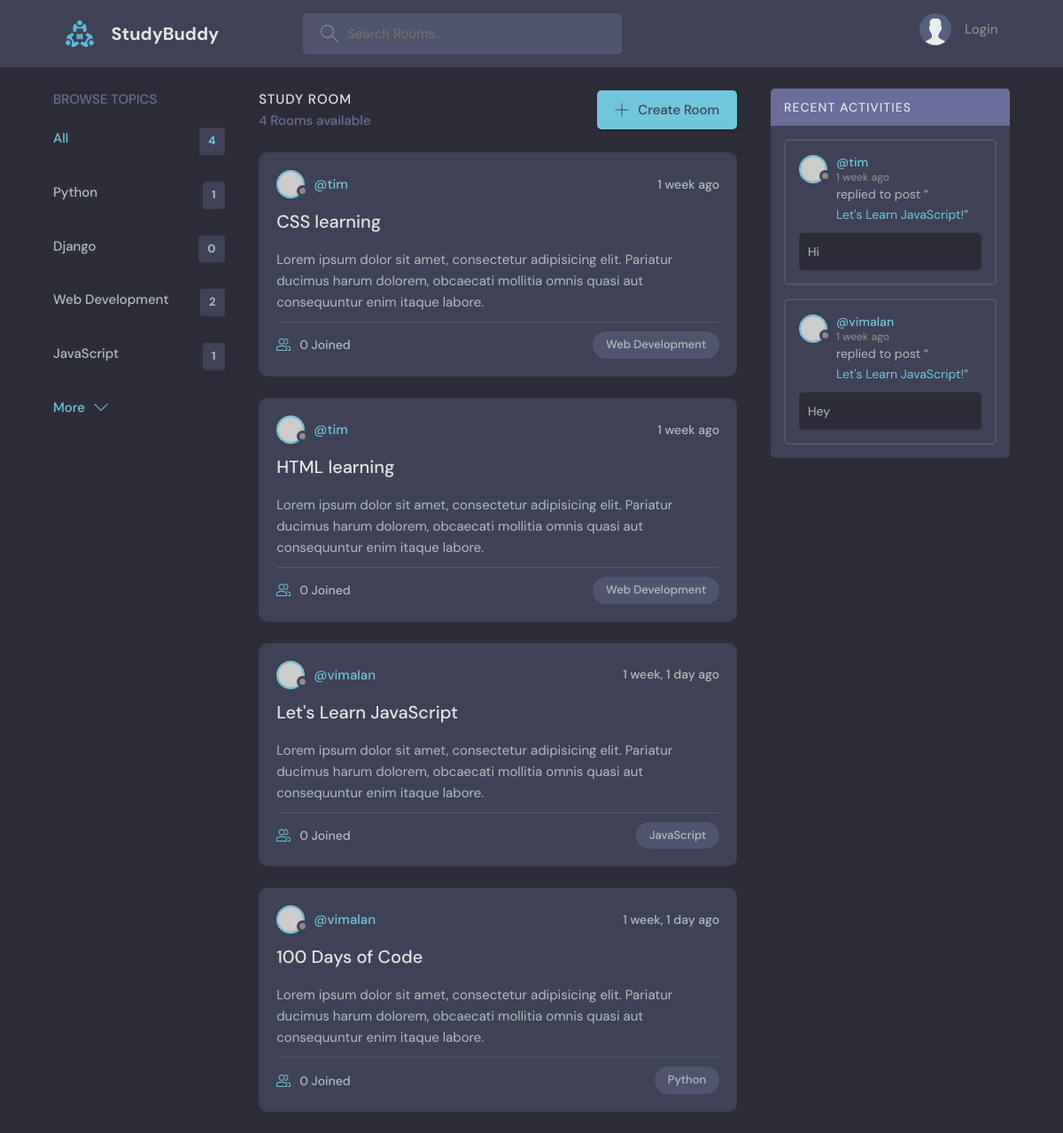
The app's page /, older data.
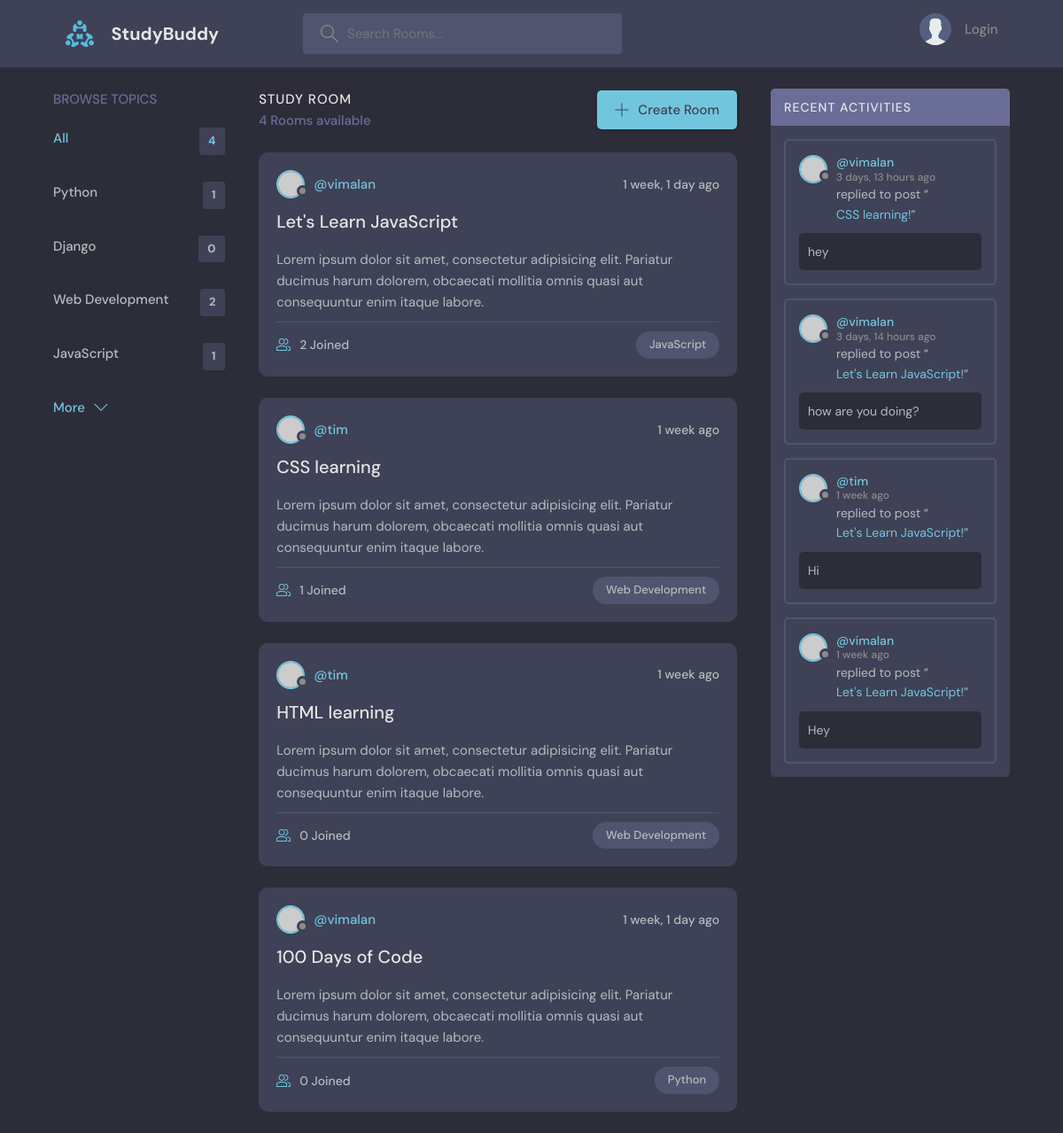
The same page, newer data.
### base/models.py (models this page shows, shortened)
class Topic(models.Model):
    name = models.CharField(max_length=200)

class Room(models.Model):
    host=models.ForeignKey(User, on_delete=models.SET_NULL, null=True)
    topic = models.ForeignKey(Topic, on_delete=models.SET_NULL, null=True)
    name = models.CharField(max_length=200)
    description = models.TextField(null=True, blank=True)
    participants = models.ManyToManyField(User, related_name='participants', blank=True)
    updated = models.DateTimeField(auto_now=True)
    created = models.DateTimeField(auto_now_add=True)
    class Meta:
        ordering=['-updated', '-created']
    def __str__(self):
        return self.name

class Message(models.Model):
    user = models.ForeignKey(User, on_delete=models.CASCADE)
    room = models.ForeignKey(Room, on_delete=models.CASCADE)
    body = models.TextField()
    updated = models.DateTimeField(auto_now=True)
    created = models.DateTimeField(auto_now_add=True)
    class Meta:
        ordering=['-updated', '-created']
    def __str__(self) :
        return self.body[0:50]

### base/views.py (the view)
# urls.py: path('', views.home, name="home"),
def home(request):
    q = request.GET.get('q') if request.GET.get('q') != None else ''
    rooms = Room.objects.filter(
        Q(topic__name__icontains=q) |
        Q(name__icontains=q) |
        Q(description__icontains=q)
        )
    topics = Topic.objects.all()
    room_count = rooms.count()
    room_messages = Message.objects.filter(Q(room__topic__name__icontains=q))
    context = {'rooms':rooms, 'topics':topics, 'room_count':room_count, 'room_messages':room_messages}
    return render(request,'base/home.html', context)

### base/templates/base/home.html (shortened to what this page needs)
{% extends 'main.html' %}
{% block content %}
    <main class="layout layout--3">
      <div class="container">
        {% include 'base/topics_component.html' %}
        <div class="roomList">
          <div class="roomList__header">
            <div>
              <h2>Study Room</h2>
              <p>{{room_count}}  Rooms available</p>
            </div>
            <a class="btn btn--main" href="{% url 'create-room' %}">
              <svg version="1.1" xmlns="http://www.w3.org/2000/svg" width="32" height="32" viewBox="0 0 32 32">
                <title>add</title>
                <path
                  d="M16.943 0.943h-1.885v14.115h-14.115v1.885h14.115v14.115h1.885v-14.115h14.115v-1.885h-14.115v-14.115z"
                ></path>
              </svg>
              Create Room
            </a>
          </div>
          {% include 'base/feed_component.html' %}
        </div>
        {% include 'base/activity_component.html' %}
      </div>
    </main>
{% endblock content %}

### base/templates/base/topics_component.html
<div class="topics">
    <div class="topics__header">
      <h2>Browse Topics</h2>
    </div>
    <ul class="topics__list">
      <li>
        <a href="{% url 'home' %}  " class="active">All <span>{{topics.count}}</span></a>
      </li>
{% for topic in topics %}
      <li>
        <a href="{% url 'home' %}?q={{topic.name}}">{{topic.name}} <span>{{topic.room_set.all.count}}</span></a>
      </li>
      {% endfor %}
    </ul>
    <a class="btn btn--link" href="topics.html">
      More
      <svg version="1.1" xmlns="http://www.w3.org/2000/svg" width="32" height="32" viewBox="0 0 32 32">
        <title>chevron-down</title>
        <path d="M16 21l-13-13h-3l16 16 16-16h-3l-13 13z"></path>
      </svg>
    </a>
  </div>

### base/templates/base/feed_component.html (shortened to what this page needs)
{% for room in rooms %}
<div class="roomListRoom">
    <div class="roomListRoom__header">
      <a href="{% url 'user-profile' room.host.id %}" class="roomListRoom__author">
        <div class="avatar avatar--small">
          <img src="https://randomuser.me/api/portraits/women/11.jpg" />
        </div>
        <span>@{{room.host.username}}</span>
      </a>
      <div class="roomListRoom__actions">
        <span>{{room.created|timesince}} ago</span>
      </div>
    </div>
    <div class="roomListRoom__content">
      <a href="{% url 'room' room.id %}">{{room.name}}</a>
      <p>
        Lorem ipsum dolor sit amet, consectetur adipisicing elit. Pariatur ducimus harum dolorem, obcaecati
        mollitia omnis quasi aut consequuntur enim itaque labore.
      </p>
    </div>
    <div class="roomListRoom__meta">
      <a href="{% url 'room' room.id %}" class="roomListRoom__joined">
        {{room.participants.all.count}} Joined
      </a>
      <p class="roomListRoom__topic">{{room.topic.name}}</p>
    </div>
  </div>
{% endfor %}

### base/templates/base/activity_component.html (shortened to what this page needs)
<div class="activities">
   <div class="activities__header">
     <h2>Recent Activities</h2>
   </div>
   {% for message in room_messages %}
   <div class="activities__box">
     <div class="activities__boxHeader roomListRoom__header">
       <a href="{% url 'user-profile' message.user.id %}" class="roomListRoom__author">
         <div class="avatar avatar--small">
           <img src="https://randomuser.me/api/portraits/women/11.jpg" />
         </div>
         <p>
           @{{message.user}}
           <span>{{message.created|timesince}} ago</span>
         </p>
       </a>
     </div>
     <div class="activities__boxContent">
       <p>replied to post “<a href="{% url 'room' message.room.id %}">{{message.room}}!</a>”</p>
       <div class="activities__boxRoomContent">{{message}}
       </div>
     </div>
   </div>
   {% endfor %}
 </div>

Row changes from the older to the newer data that the page shows:
changed Room "Let's Learn JavaScript": participants.all.count "0" → "2"; moves up the list
computed for Room "CSS learning": participants.all.count "0" → "1"
added Message: user "vimalan", created "3 days, 13 hours", room "CSS learning", body "hey"
added Message: user "vimalan", created "3 days, 14 hours", room "Let's Learn JavaScript", body "how are you doing?"
